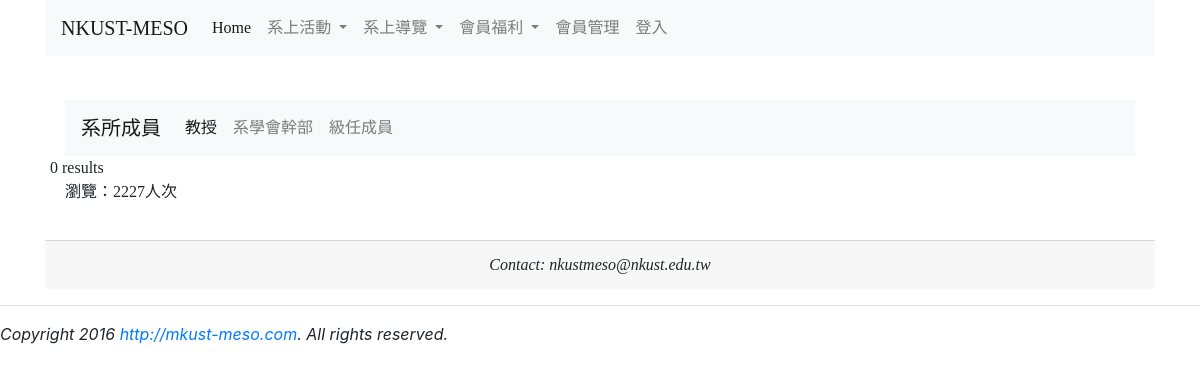
Before: /member.php with the older database file.
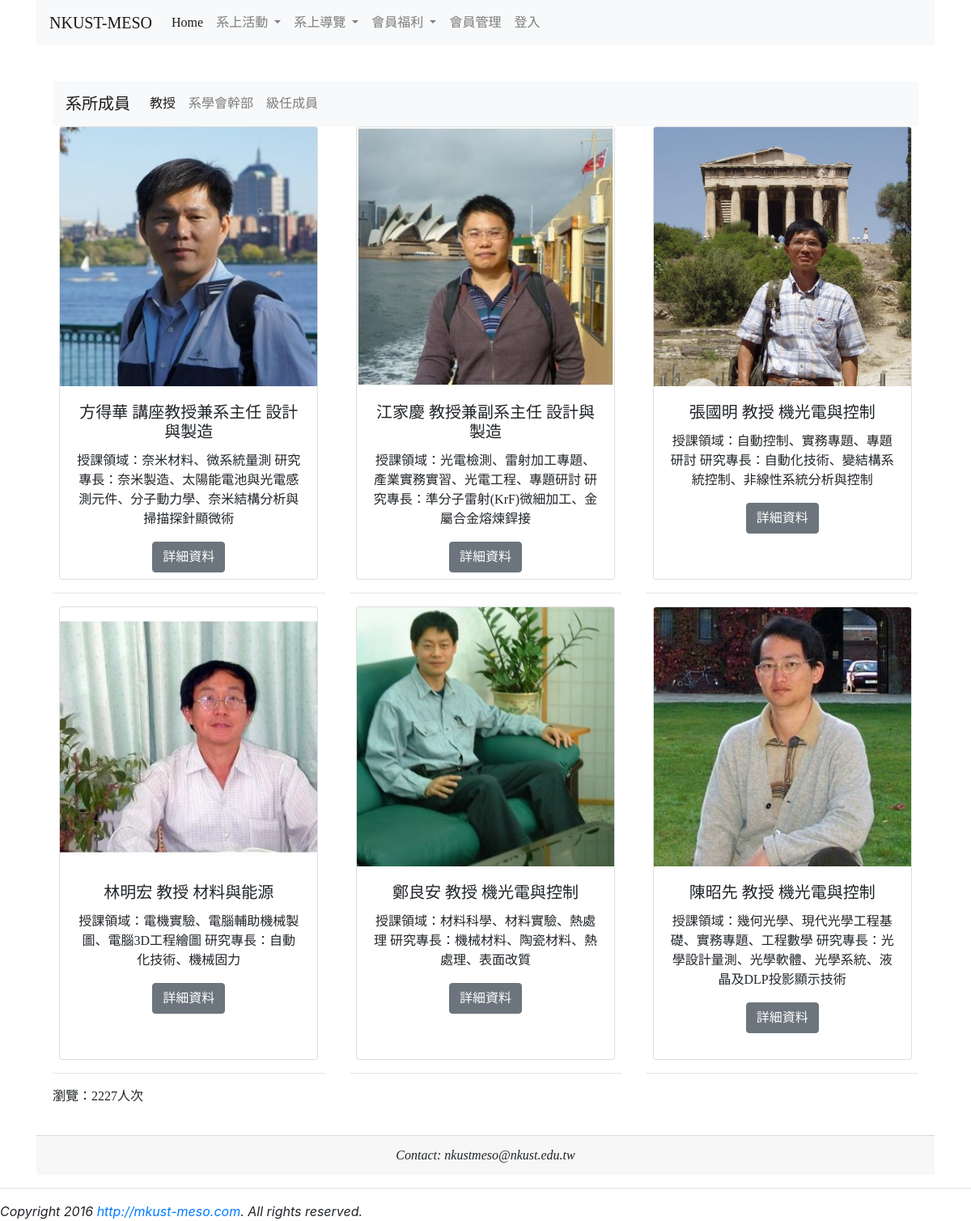
After: the same page with the newer database file.
### tables this page shows
CREATE TABLE `mem` (
  `id` int(11) NOT NULL,
  `sku` varchar(8) NOT NULL,
  `name` varchar(20) NOT NULL,
  `description` varchar(200) NOT NULL,
  `photo` varchar(200) NOT NULL,
  `price` varchar(500) NOT NULL
);

### member.php (the view, shortened to what this page needs)
<?php
require "includes/dbconfig.php";
?>
<!doctype html>
<head>
    <link rel="stylesheet" href="https://stackpath.bootstrapcdn.com/bootstrap/4.5.2/css/bootstrap.min.css">
</head>
<body>
    <?php require "includes/menu.php"; ?>
    <br>
    <div class='container'>
        <div class='card-body' align=center>
            <nav class="navbar navbar-expand-lg navbar-light bg-light">
                <a class="navbar-brand" href="member.php">系所成員</a>
                <div class="collapse navbar-collapse" id="navbarSupportedContent">
                    <ul class="navbar-nav mr-auto">
                        <li class="nav-item active">
                            <a class="nav-link" href="member.php">教授<span class="sr-only">(current)</span></a>
                        </li>
                        <li class="nav-item">
                            <a class="nav-link" href="cadre.php">系學會幹部</a>
                        </li>
                        <li class="nav-item">
                            <a class="nav-link" href="classmember.php">級任成員</a>
                        </li>
                    </ul>
                </div>
            </nav>
            <?php
            echo "<div class='row'>";
            $sql = "SELECT * FROM mem";
            $result = $conn->query($sql);
            if ($result->num_rows > 0) {
                while ($row = $result->fetch_assoc()) {
                    $description = $row["description"];
                    $name = $row["name"];
                    $photo = $row["photo"];
                    $url = $row["price"];
                    echo "<div class='col-md-4 col-sm-6 col-xs-12'>";
                    echo "<div class='card' style='width: 20rem;height:35rem;'>";
                    echo "<img style='overflow:auto;' src='$photo' width='40' height='320' class='card-img-top'>";
                    echo "<div class='card-body'>";
                    echo "<h5 class='card-title'>$name</h5>";
                    echo "<p style='overflow:auto;' class='card-text'>$description</p>";
                    echo "<a href=' $url' class='btn btn-secondary'>詳細資料</a>";
                    echo "</div></div><hr></div>";
                }
            } else {
                echo "0 results";
            }
            echo "</div>";
            ?>
            <p style="text-align:left;"><?php include "footer.php"; ?></p>
        </div>
        <div class='card-footer' align=center>
            <em>Contact: nkustmeso@nkust.edu.tw</em>
        </div>
    </div>
    <hr>
    <em>Copyright 2016 <a href='http://nkust-meso.com'>http://mkust-meso.com</a>. All rights reserved.</em>
</body>
</html>

Changed rows visible on the page:
added mem: photo (picture), name "方得華 講座教授兼系主任 設計與製造", description "授課領域：奈米材料、微系統量測 研究專長：奈米製造、太陽能電池與光電感測元件、分子動力學、奈米結構分析與掃描探針顯微術"
added mem: photo (picture), name "江家慶 教授兼副系主任 設計與製造", description "授課領域：光電檢測、雷射加工專題、產業實務實習、光電工程、專題研討 研究專長：準分子雷射(KrF)微細加工、金屬合金熔煉銲接"
added mem: photo (picture), name "張國明 教授 機光電與控制", description "授課領域：自動控制、實務專題、專題研討 研究專長：自動化技術、變結構系統控制、非線性系統分析與控制"
added mem: photo (picture), name "林明宏 教授 材料與能源", description "授課領域：電機實驗、電腦輔助機械製圖、電腦3D工程繪圖 研究專長：自動化技術、機械固力"
added mem: photo (picture), name "鄭良安 教授 機光電與控制", description "授課領域：材料科學、材料實驗、熱處理 研究專長：機械材料、陶瓷材料、熱處理、表面改質"
added mem: photo (picture), name "陳昭先 教授 機光電與控制", description "授課領域：幾何光學、現代光學工程基礎、實務專題、工程數學 研究專長：光學設計量測、光學軟體、光學系統、液晶及DLP投影顯示技術"
Other visible differences:
text no longer shown: "0 results"
